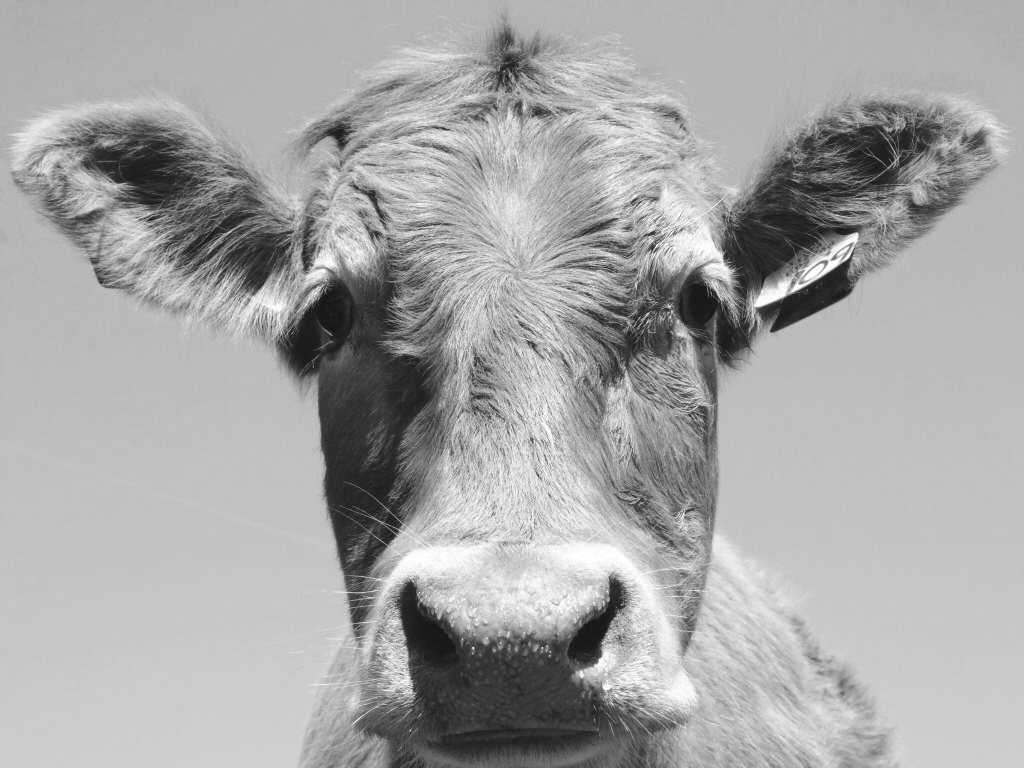
#> input picture Oblig2/cow.png, 1024 x 768 px, found by its file name
$ python oppg1c.py
#> lines starting #> are read from the running program, lines starting #| are printed output that depends on the picture
from imageio import imread
import matplotlib.pyplot as plt
import numpy as np
from scipy.signal import convolve2d
import time

def conv2():
    list = [0]
    for i in range(1,filter_numb*2 + 1,2):
        start = time.time()
        filter = np.array([[1/(i*i)]*i]*i)
        convolve2d(f, filter)
        end = time.time()
        list.append(end-start)
    print("conv2 done")
    return list

def fft2():
    list = [0]
    for i in range(1,filter_numb*2,2):
        start = time.time()
        filter = np.array([[1/(i*i)]*i]*i)
        filter_fft = np.fft.fft2(filter, (N,M))
        f_fft = np.fft.fft2(f)
        f_out=f_fft*filter_fft
        np.abs(np.fft.ifft2(f_out))
        end = time.time()
        list.append(end-start)
    print("fft2 done")
    return list

def make_plot(conv2, fft2):
    x_pos = np.arange(len(conv2))
    plt.plot(x_pos, conv2, color = "red")
    plt.plot(x_pos, fft2, color="blue")
    plt.legend(["conv2", "fft2"])
    plt.ylabel('Run time')
    plt.xlabel('Filter size')
    plt.grid()
    plt.savefig("oppg1-plott.png")
    plt.show()


f = imread('cow.png', as_gray=True)
#> f is the input picture: shape (768, 1024) float32; min 23, max 255, mean 166.6
filter_numb = 10
N,M = f.shape
#> N = 768; M = 1024
conv2_time = conv2()
#> after the loop in conv2, `for i in range(1,filter_numb*2 + 1,2):`: list = [0, 0.00996, 0.0243, 0.0472, 0.0879, 0.131, 0.183, 0.268, 0.338, 0.429, 0.527]
#> conv2_time has the same summary as list in conv2
fft2_time = fft2()
#> after the loop in fft2, `for i in range(1,filter_numb*2,2):`: list = [0, 0.0892, 0.0545, 0.0413, 0.0413, 0.0423, 0.0417, 0.041, 0.0424, 0.0416, 0.042]
#> fft2_time has the same summary as list in fft2

make_plot(conv2_time, fft2_time)
#> in make_plot, `x_pos = np.arange(len(conv2))`: x_pos = [0, 1, 2, 3, 4, 5, 6, 7, 8, 9, 10]
#> in make_plot, `plt.savefig("oppg1-plott.png")`:
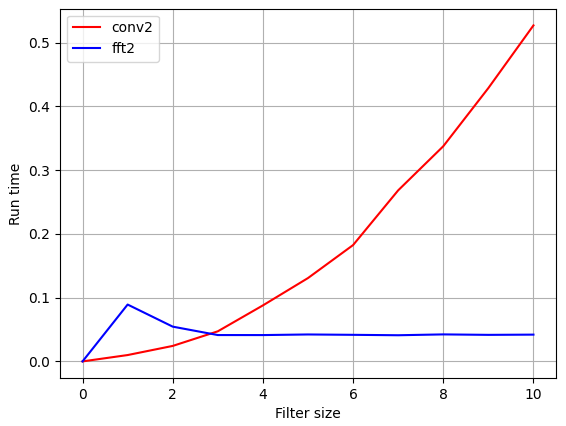
#> figure drawn by matplotlib, 1 panel; curve peaks at x = 10, y = 0.527; curve peaks at x = 1, y = 0.0892
